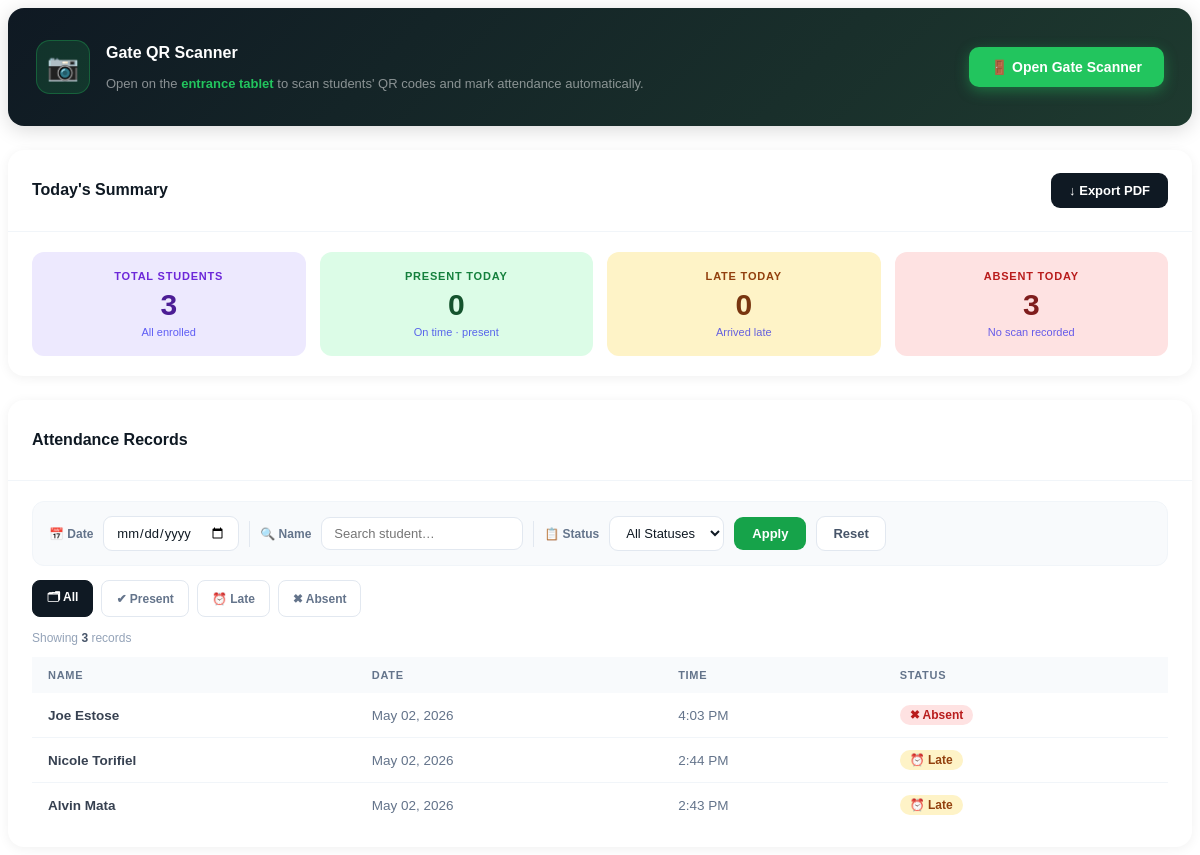
/pages/attendance.php, run on an earlier commit of the app's database.
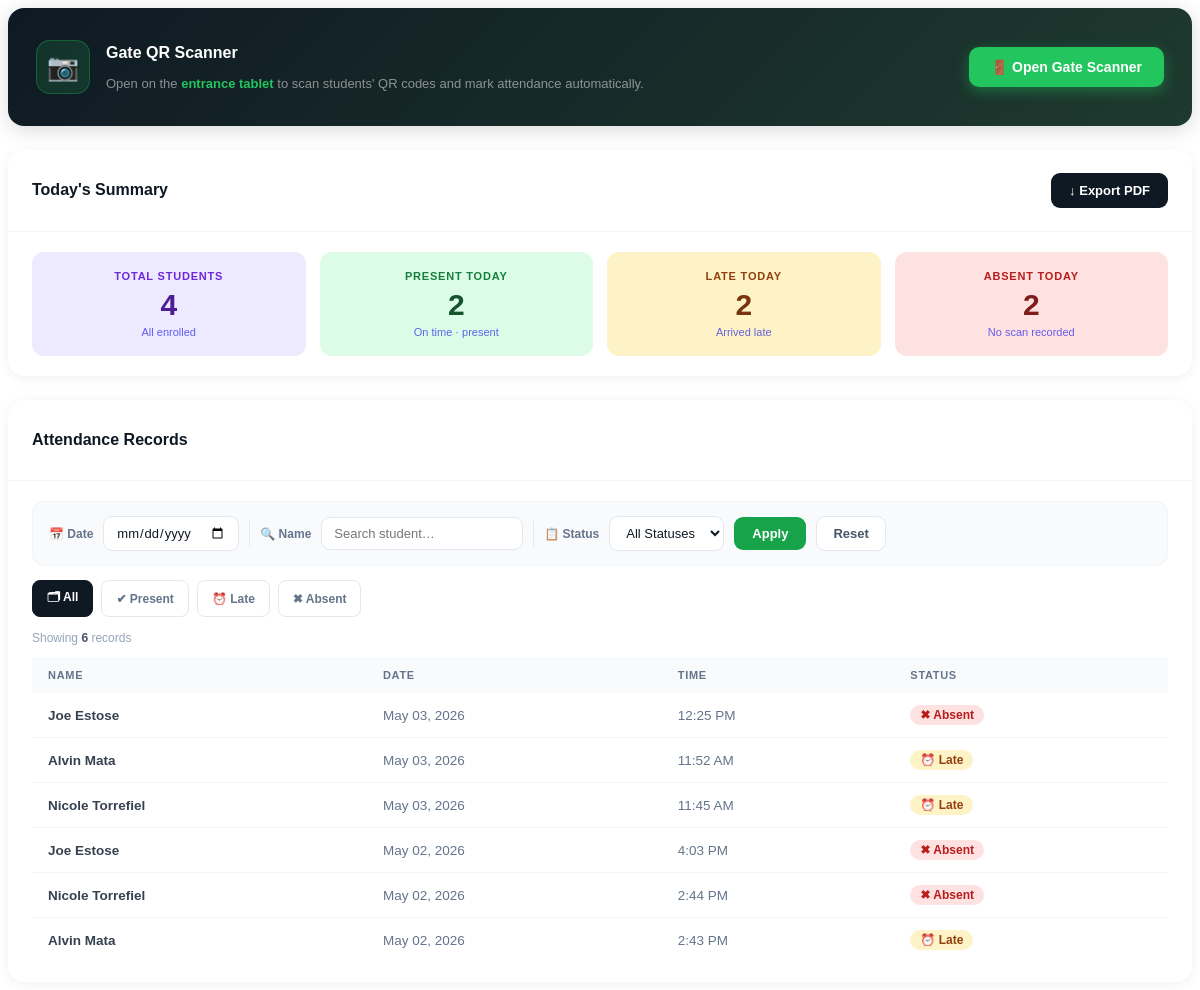
And on a later commit of the database.
### tables this page shows
CREATE TABLE `attendance` (
  `id` int(11) NOT NULL,
  `student_id` int(11) NOT NULL,
  `scan_date` date NOT NULL,
  `scan_time` time NOT NULL,
  `status` enum('on_time','late') DEFAULT 'on_time',
  `date_added` datetime DEFAULT current_timestamp(),
  `created_at` datetime DEFAULT current_timestamp()
);

CREATE TABLE `users` (
  `id` int(11) NOT NULL,
  `fullname` varchar(255) NOT NULL,
  `email` varchar(255) NOT NULL,
  `role` enum('admin','teacher','student','parent') NOT NULL DEFAULT 'student',
  `password` varchar(255) NOT NULL,
  `date_added` datetime DEFAULT current_timestamp(),
  `parent_email` varchar(255) DEFAULT NULL,
  `qr_code` varchar(500) DEFAULT NULL,
  `qr_token` varchar(100) DEFAULT NULL
);

### pages/attendance.php (the view, shortened to what the changed rows need)
<?php
include 'includes/db.php';
$today = date('Y-m-d');
$totalStudents = $conn->query("SELECT COUNT(*) AS total FROM users WHERE role='student'")->fetch_assoc()['total'];
$presentToday = $conn->query("
    SELECT COUNT(DISTINCT student_id) AS total
    FROM attendance
    WHERE status IN ('present', 'on_time', 'late')
      AND scan_date = '$today'
")->fetch_assoc()['total'];
$absentToday = $conn->query("
    SELECT COUNT(*) AS total FROM users
    WHERE role = 'student'
      AND id NOT IN (
          SELECT DISTINCT student_id
          FROM attendance
          WHERE scan_date = '$today'
            AND status IN ('present', 'on_time', 'late')
      )
")->fetch_assoc()['total'];
$lateToday = $conn->query("
    SELECT COUNT(DISTINCT student_id) AS total
    FROM attendance
    WHERE status = 'late'
      AND scan_date = '$today'
")->fetch_assoc()['total'];
$where_parts   = [];
$where = count($where_parts) ? "WHERE " . implode(" AND ", $where_parts) : "";
$records = $conn->query("
    SELECT users.fullname, attendance.scan_date, attendance.scan_time, attendance.status
    FROM attendance
    JOIN users ON users.id = attendance.student_id
    $where
    ORDER BY attendance.scan_date DESC, attendance.scan_time DESC
");
?>
<div class="att-page">
    <div class="att-card">
        <div class="att-card-header">
            <h2>Today's Summary</h2>
        </div>
        <div class="att-card-body">
            <div class="summary-grid">
                <a href="?page=attendance" class="summary-card total">
                    <div class="s-label">Total Students</div>
                    <div class="s-value"><?= $totalStudents ?></div>
                    <div class="s-sub">All enrolled</div>
                </a>
                <a href="?page=attendance&filter_date=<?= $today ?>&filter_status=present" class="summary-card present">
                    <div class="s-label">Present Today</div>
                    <div class="s-value"><?= $presentToday ?></div>
                    <div class="s-sub">On time · present</div>
                </a>
                <a href="?page=attendance&filter_date=<?= $today ?>&filter_status=late" class="summary-card late">
                    <div class="s-label">Late Today</div>
                    <div class="s-value"><?= $lateToday ?></div>
                    <div class="s-sub">Arrived late</div>
                </a>
                <a href="?page=attendance&filter_date=<?= $today ?>&filter_status=absent" class="summary-card absent">
                    <div class="s-label">Absent Today</div>
                    <div class="s-value"><?= $absentToday ?></div>
                    <div class="s-sub">No scan recorded</div>
                </a>
            </div>
        </div>
    </div>
    <div class="att-card">
        <div class="att-card-header"><h2>Attendance Records</h2></div>
        <div class="att-card-body">
            <?php $count = $records ? $records->num_rows : 0; ?>
            <div class="results-meta">Showing <strong><?= $count ?></strong> record<?= $count !== 1 ? 's' : '' ?></div>
            <table class="att-table">
                <thead>
                    <tr><th>Name</th><th>Date</th><th>Time</th><th>Status</th></tr>
                </thead>
                <tbody>
                <?php if ($records && $records->num_rows > 0): ?>
                    <?php while ($r = $records->fetch_assoc()):
                        $s = $r['status'];
                    ?>
                    <tr>
                        <td><strong><?= htmlspecialchars($r['fullname']) ?></strong></td>
                        <td style="color:#64748b;"><?= date('M d, Y', strtotime($r['scan_date'])) ?></td>
                        <td style="color:#64748b;">
                            <?php
                            echo ($s === 'absent' && (empty($r['scan_time']) || $r['scan_time'] === '00:00:00'))
                                ? '—'
                                : date('g:i A', strtotime($r['scan_time']));
                            ?>
                        </td>
                        <td>
                            <?php if ($s === 'present' || $s === 'on_time'): ?>
                                <span class="status-badge status-present">✔ Present</span>
                            <?php elseif ($s === 'late'): ?>
                                <span class="status-badge status-late">⏰ Late</span>
                            <?php else: ?>
                                <span class="status-badge status-absent">✖ Absent</span>
                            <?php endif; ?>
                        </td>
                    </tr>
                    <?php endwhile; ?>
                <?php endif; ?>
                </tbody>
            </table>
        </div>
    </div>
</div>

What changed in the data, as far as the page shows it:
added attendance: student.fullname "Joe Estose", scan_date "May 03, 2026", scan_time "12:25 PM", status "✖ Absent"
added attendance: student.fullname "Alvin Mata", scan_date "May 03, 2026", scan_time "11:52 AM", status "⏰ Late"
added attendance: student.fullname "Nicole Torrefiel", scan_date "May 03, 2026", scan_time "11:45 AM", status "⏰ Late"
changed attendance "2:44 PM": student.fullname "Nicole Torifiel" → "Nicole Torrefiel"; status "⏰ Late" → "✖ Absent"
Also different on the page:
$totalStudents: "3" → "4"
$presentToday: "0" → "2"
$lateToday: "0" → "2"
$absentToday: "3" → "2"
$count: "3" → "6"
